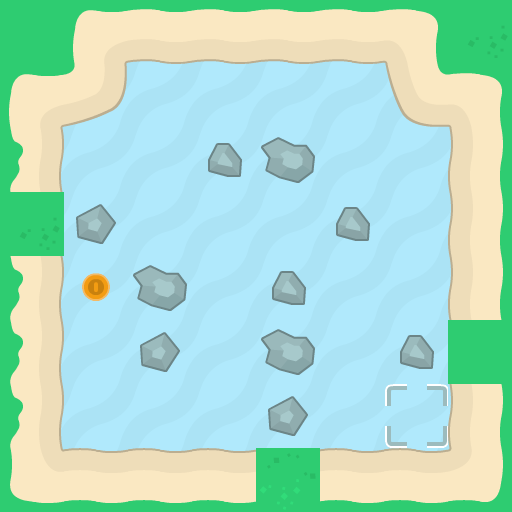

This game map was drawn from its Tiled (.tmx) file and the tilesets committed beside it. A one-line description and the full map source follow:
An orthogonal 8x8 tile map with 64x64 px tiles, 4 tile layers (background, walls, foreground, objects).

<map version="1.10" tiledversion="1.11.2" orientation="orthogonal" renderorder="right-down" width="8" height="8" tilewidth="64" tileheight="64" infinite="0" nextlayerid="6" nextobjectid="1">
 <properties>
  <property name="character_bottom" value="[[16,0]]" />
  <property name="character_left" value="[[16,3]]" />
  <property name="character_right" value="[[16,2]]" />
  <property name="character_top" value="[[16,1]]" />
 </properties>
 <tileset firstgid="1" source="tiles_sheet.tsx" />
 <layer id="4" name="background" width="8" height="8">
  <data encoding="csv">
77,77,77,77,77,77,77,77,
77,77,77,77,77,77,77,77,
77,77,77,77,77,77,77,77,
77,77,77,77,77,77,77,77,
77,77,77,77,77,77,77,77,
77,77,77,77,77,77,77,77,
77,77,77,77,77,77,77,77,
77,77,77,77,77,77,77,77
</data>
 </layer>
 <layer id="1" name="walls" width="8" height="8">
  <data encoding="csv">
24,38,58,58,58,58,39,42,
38,60,0,0,0,0,57,39,
43,0,0,52,53,0,0,23,
42,54,0,0,0,52,0,23,
43,0,53,0,52,0,0,23,
43,0,54,0,53,0,52,24,
43,0,0,0,54,0,0,23,
55,7,7,7,41,7,7,56
</data>
 </layer>
 <layer id="5" name="foreground" width="8" height="8">
  <data encoding="csv">
0,0,0,0,0,0,0,0,
0,0,0,0,0,0,0,0,
0,0,0,0,0,0,0,0,
0,0,0,0,0,0,0,0,
0,0,0,0,0,0,0,0,
0,0,0,0,0,0,0,0,
0,0,0,0,0,0,0,0,
0,0,0,0,0,0,0,0
</data>
 </layer>
 <layer id="3" name="objects" width="8" height="8">
  <data encoding="csv">
0,0,0,0,0,0,0,0,
0,0,0,0,0,0,0,0,
0,0,0,0,0,0,0,0,
0,0,0,0,0,0,0,0,
0,85,0,0,0,0,0,0,
0,0,0,0,0,0,0,0,
0,0,0,0,0,0,102,0,
0,0,0,0,0,0,0,0
</data>
 </layer>
</map>
